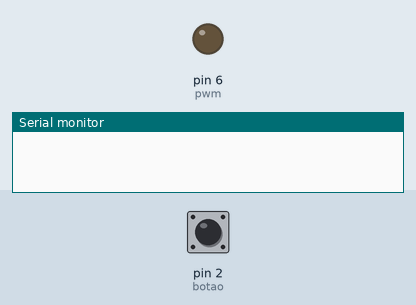
Simulated run of this sketch. Board: Arduino Uno, built with avr-gcc and run on an emulated ATmega328P. On the bench: output pins drawn as LEDs (lit = HIGH), the last lines printed to the serial monitor. The inputs (shaded band) are chosen by the test bench; at power-on: pin 2 (botao) HIGH.

Above: at 5.0 s.
5.1 s: pin 2 (botao) pulled LOW for 0.15 s
At 5.9 s:
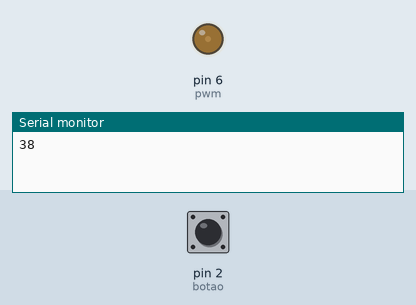
6.7 s: pin 2 (botao) pulled LOW for 1 s
At 7.1 s:
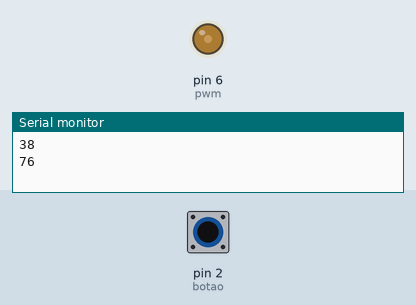
9.2 s: pin 2 (botao) pulsed LOW 5 times (0.12 s each, 0.3 s apart)
At 9.65 s:
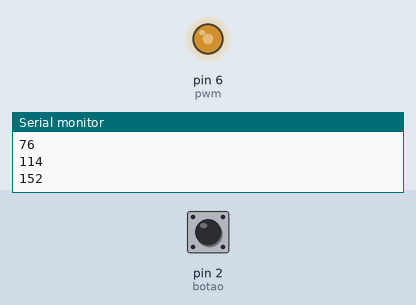
12.2 s: pin 2 (botao) pulled LOW for 3.2 s
At 12.5 s:
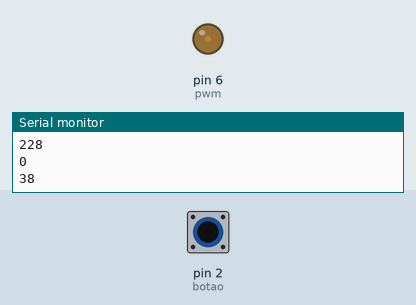
Timing chart, 0 to 15.2 s (numbered marks = the images above; inputs shaded):
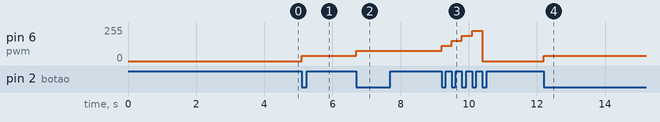

Measured:
- after the input at 5.1 s, pin 6 (pwm): 0/255 → 38/255 at once
- after the input at 6.7 s, pin 6 (pwm): 38/255 → 76/255 at once
- after the input at 9.2 s, pin 6 (pwm): 76/255 → 114/255 at once, → 152/255 0.30 s later, → 190/255 0.30 s later, → 228/255 0.30 s later, … (5 changes in this stretch)
- after the input at 12.2 s, pin 6 (pwm): 0/255 → 38/255 at once

The sketch:

PWM_exercicio2.ino
```cpp
#define pwm PD6
#define botao PD2

int brilho = 0;


ISR(INT0_vect) {
  brilho += 38;
  if (brilho > 254) {
    brilho = 0;
  }
  OCR0A = brilho;
  Serial.println(brilho);
  //_delay_ms(1000);
}

int main() {

Serial.begin(9600);
  //PORTAS
  DDRD |= (1 << pwm);
  PORTD |= (1 << botao);

  //Interrupcao
  EICRA |= (1 << ISC01);
  EIMSK |= (1 << INT0);
  sei();

  //TIMER PWM
  TCCR0A |= (1 << COM0A1) | (1 << WGM01) | (1 << WGM00);
  TCCR0B |= (1 << CS00);
  OCR0A = 0;

  while (1) {

  }

}
```
